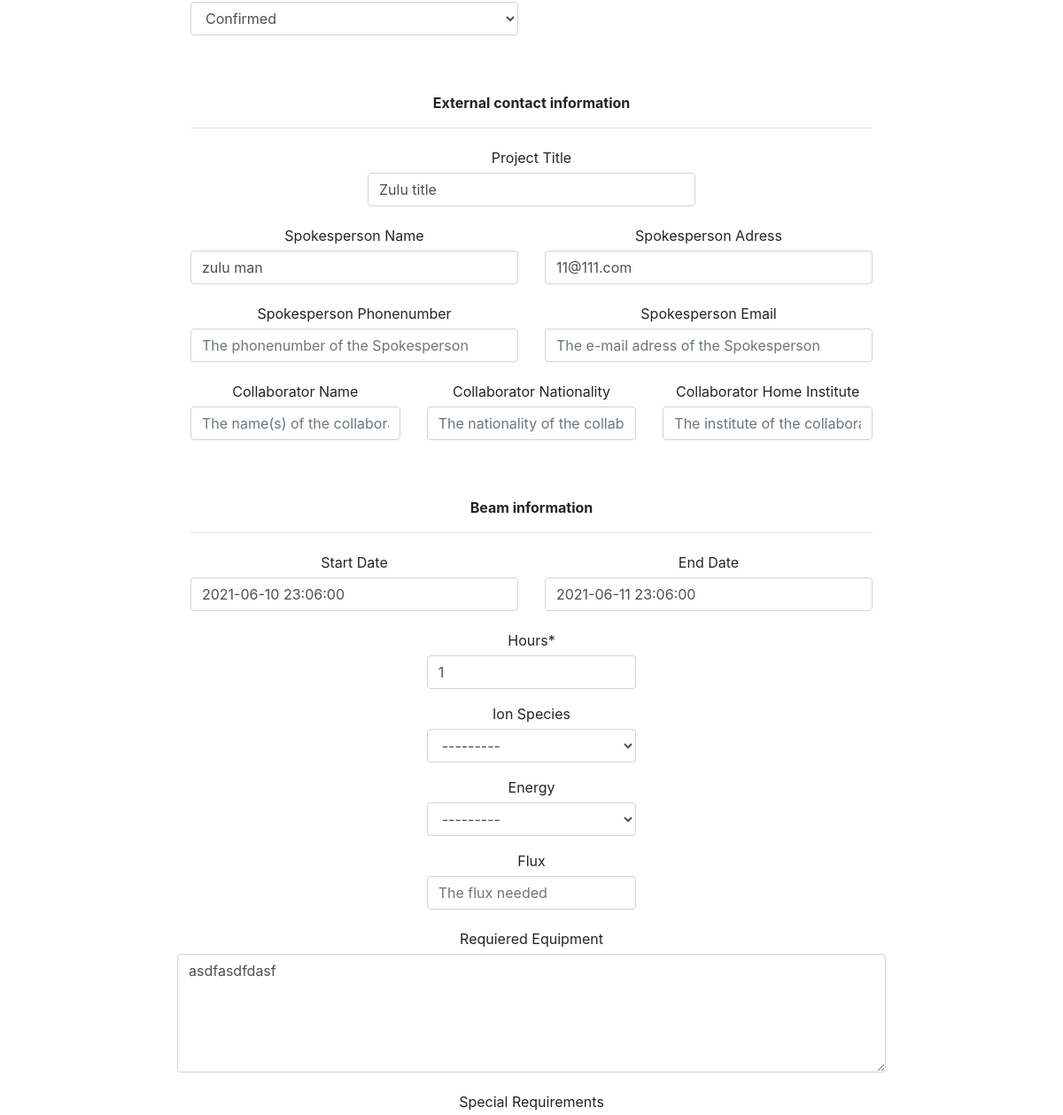
The page /beamrequest/zulupac/update/ (signed in, middle part) on the database as committed earlier.
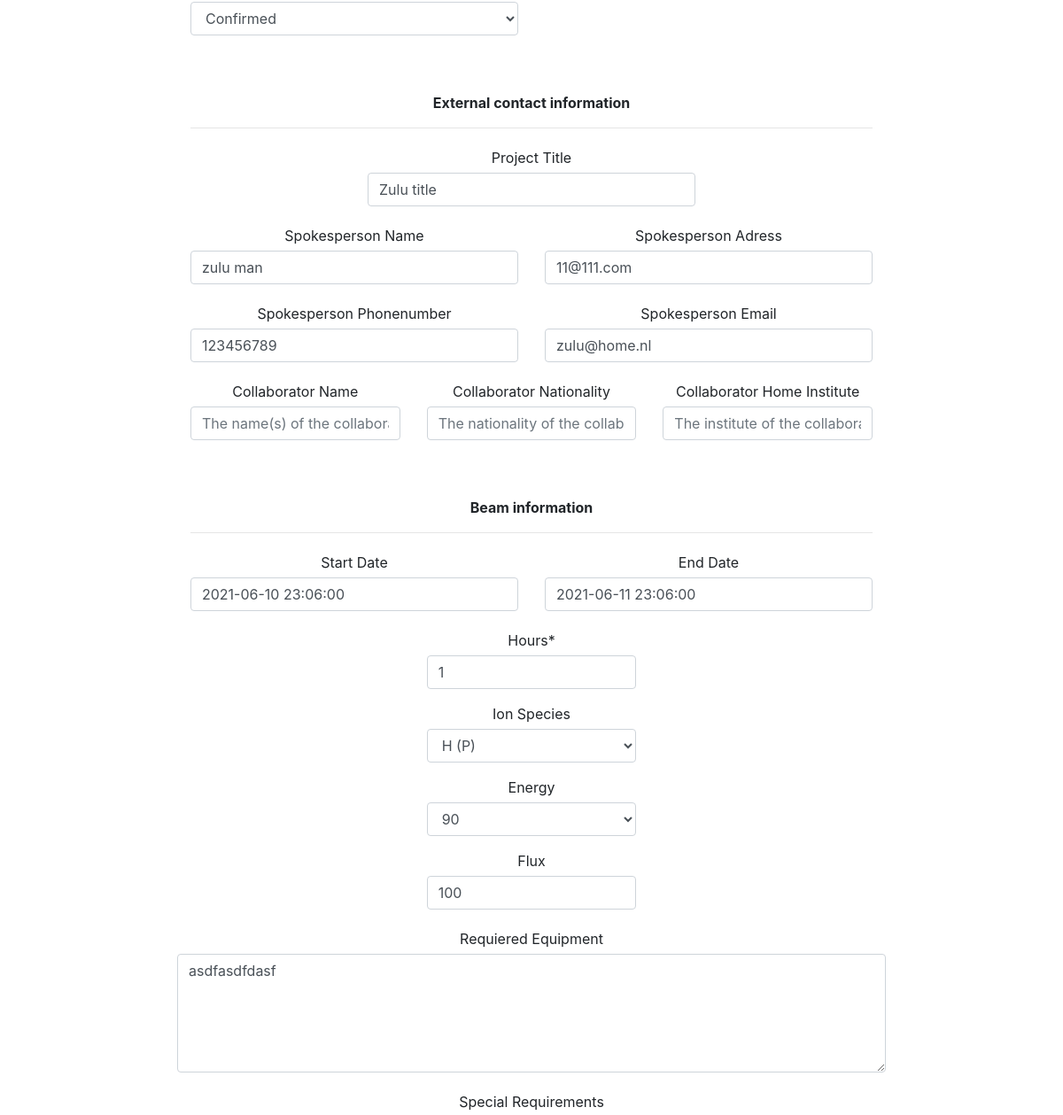
The same page on the database as committed later.
### beamrequest/models.py (models this page shows, shortened)
class CreateBeamRequestModel(models.Model):
	SELECT		= 'Select'
	REQUEST		= 'Request'
	TENTATIVE	= 'Tentavive'
	ACCEPTED	= 'Accepted'
	CONFIRMED	= 'Confirmed'
	CANCELLED	= 'Cancelled'
	COMPLETED	= 'Completed'
	QUEUED		= 'Queued'
	STATUS_CHOICES = [
		(SELECT, ('Select an option')),
		(REQUEST, ('Request')),
		(TENTATIVE, ('Tentative')),
		(ACCEPTED,  ('Accepted')),
		(CONFIRMED, ('Confirmed')),
		(CANCELLED, ('Cancelled')),
		(COMPLETED, ('Completed')),
		(QUEUED, ('Queued')),
	]
	DIFBEAMS_CHOICES = [tuple([x,x]) for x in range(1,5)]
	SHIFTS_CHOICES = [tuple([x,x]) for x in range(1,17)]
	Project_Code = models.CharField(unique=True, max_length=20, blank = True)
	Pac_Rate = models.CharField(max_length=10, blank = True)
	Partrec_Contact_Name = models.CharField(max_length=50, blank = True)
	Partrec_Contact_Email = models.EmailField(blank = True)
	Previous_Experiment = models.CharField(max_length=200, blank = True)
	Status = models.CharField(max_length=25, choices=STATUS_CHOICES, default='SELECT')
	Project_Title = models.CharField(max_length=100, blank = True)
	Spokesperson_Name = models.CharField(max_length=50, blank = True)
	Spokesperson_Adress = models.CharField(max_length=50, blank = True)
	Spokesperson_Phonenumber = models.CharField(max_length=20, blank = True)
	Spokesperson_Email = models.EmailField(blank = True)
	Collaborator_Name = models.TextField(blank = True)
	Collaborator_Nationality = models.TextField(blank = True)
	Collaborator_Home_Institute = models.TextField(blank = True)
	Hours = models.IntegerField(default='1')
	Ion_Species = models.ForeignKey(IonSpecies, on_delete=models.CASCADE, blank = True, null=True)
	Energy = ChainedForeignKey(Energys, chained_field="Ion_Species", chained_model_field="Ion_Species",	show_all=False,	auto_choose=True, blank = True, null=True)
	Flux = models.CharField(max_length=50, blank = True, null = True)
	Start_Date = models.DateTimeField(blank = True, null=True)
	End_Date = models.DateTimeField(blank = True, null=True)
	Requiered_Equipment = models.TextField(blank = True)
	Special_Requirements = models.TextField(blank = True)
	Special_Safety_Procedures = models.TextField(blank = True)
	Lab_Support_Requirements = models.TextField(blank = True)
	Funded = models.TextField(blank = True)
	Summary = models.TextField(blank = True)

### beamrequest/views.py (the view)
# urls.py: path('<str:Project_Code>/update/', beam_request_update_page, name='update'),
@staff_member_required
def beam_request_update_page(request, Project_Code):
    obj = get_object_or_404(CreateBeamRequestModel, Project_Code = Project_Code)
    form = CreateBeamRequestForm(request.POST or None, instance=obj)
    if form.is_valid():
        print(form.cleaned_data)
        form.save()
        return redirect('/beamrequest/home/')
    template_name = 'request/update.html'
    context = {"title": f"Update {obj.Project_Code}", 'form': form }
    return render(request, template_name, context)

### beamrequest/models.py (called while the page is built)
	def __str__(self):
		return self.Name

	def __str__(self):
		return self.Name

### templates/request/update.html (shortened to what this page needs)
{% extends 'base.html' %}
{% load crispy_forms_tags %}
{% block content %}
	<form method="post" novalidate>
		<br><br>
		<div class="row">
			<div class="col-6">
			 {{ form.Status|as_crispy_field }}
			</div>
			<div class="col-6">
		 </div>
		</div>
		<br><br>
		<b>External contact information</b>
		<hr class="divider"></hr>
		<div class="row justify-content-center">
		 <div class="col-6">
			{{ form.Project_Title|as_crispy_field }}
		 </div>
		</div>
		<div class="row">
		 <div class="col-6">
			{{ form.Spokesperson_Name|as_crispy_field }}
		 </div>
		 <div class="col-6">
			{{ form.Spokesperson_Adress|as_crispy_field }}
		 </div>
		</div>
		<div class="row">
		 <div class="col-6">
			{{ form.Spokesperson_Phonenumber|as_crispy_field }}
		 </div>
		 <div class="col-6">
			{{ form.Spokesperson_Email|as_crispy_field }}
		 </div>
		</div>
		<div class="row">
		 <div class="col-4">
			{{ form.Collaborator_Name|as_crispy_field }}
		 </div>
		 <div class="col-4">
			{{ form.Collaborator_Nationality|as_crispy_field }}
		 </div>
		 <div class="col-4">
			{{ form.Collaborator_Home_Institute|as_crispy_field }}
		 </div>
		</div>
		 <br><br>
		 <b>Beam information</b>
		 <hr class="divider"></hr>
		<div class="row">
			<div class="col-6">
			 {{ form.Start_Date|as_crispy_field }}
			</div>
		  <div class="col-6">
				{{ form.End_Date|as_crispy_field }}
			</div>
		</div>
		<div class="row justify-content-center">
			<div class="col-4">
	  		  {{ form.Hours|as_crispy_field }}
		  	  {{ form.Ion_Species|as_crispy_field }}
			  {{ form.Energy|as_crispy_field }}
			  {{ form.Flux|as_crispy_field }}
			</div>
		</div>
		<div class="row justify-content-center">
		  {{ form.Requiered_Equipment|as_crispy_field }}
		  {{ form.Special_Requirements|as_crispy_field }}
		</div>
	</form>
<br><br><br><br>
{% endblock %}

### templates/base.html (shortened to what this page needs)
<!doctype html>
{% load static %}
<html lang="en">
  <head>
    {% load bootstrap4 %}
    {% bootstrap_css %}
    <link href="https://cdnjs.cloudflare.com/ajax/libs/bootstrap-datetimepicker/4.17.47/css/bootstrap-datetimepicker.css" type="text/css" media="all" rel="stylesheet">
    <link href="/static/bootstrap_datepicker_plus/css/datepicker-widget.css" type="text/css" media="all" rel="stylesheet">
    <link rel="stylesheet" type="text/css" href="{% static '/css/style.css' %}" media="screen"/>
  </head>
  <body>
  	<div class='container-fluid'>
  		<div class='row'>
  			<div class='col-8 mx-auto'>
    			 <center>
			     {% block content %}
			     {% endblock %}
			     </center>
    		</div>
		  </div>
    </div>
  </body>
</html>

### templates/navbar_main.html (shortened to what this page needs)
{% load static %}

### static/css/style.css (style rules this page uses)
label { display: block; margin: 5px 0; }

Rows that differ between the two databases and show on the page:
changed CreateBeamRequestModel "Special Requirements": Spokesperson_Phonenumber (not shown) → "123456789"; Spokesperson_Email (not shown) → "zulu@home.nl"; Ion_Species "---------" → "H (P)"; Energy "---------" → "90"; Flux (not shown) → "100"
